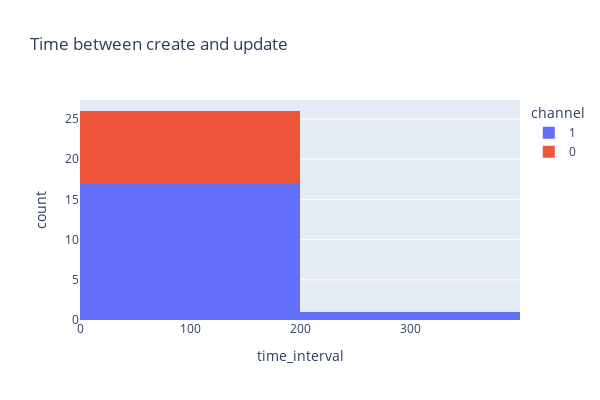

This figure's notebook cell:
### Code cell
fig = px.histogram(df, x="time_interval", color="channel", title="Time between create and update", width=600, height=400)
fig.show()

### Figure 1 — Plotly figure (JSON) as saved in the notebook; plotly's stock layout.template omitted (floating-point values rounded to 4 significant figures)
{"data": [{"alignmentgroup": "True", "bingroup": "x", "hovertemplate": "channel=1<br>time_interval=%{x}<br>count=%{y}<extra></extra>", "legendgroup": "1", "marker": {"color": "#636efa"}, "name": "1", "offsetgroup": "1", "orientation": "v", "showlegend": true, "type": "histogram", "x": [320, 0, 0, 0, 0, 0, 0, 0, 0, 0, 0, 0, 0, 0, 0, 0, 0, 0], "xaxis": "x", "yaxis": "y"}, {"alignmentgroup": "True", "bingroup": "x", "hovertemplate": "channel=0<br>time_interval=%{x}<br>count=%{y}<extra></extra>", "legendgroup": "0", "marker": {"color": "#EF553B"}, "name": "0", "offsetgroup": "0", "orientation": "v", "showlegend": true, "type": "histogram", "x": [0, 0, 0, 0, 0, 0, 0, 0, 0], "xaxis": "x", "yaxis": "y"}], "layout": {"barmode": "relative", "height": 400, "legend": {"title": {"text": "channel"}, "tracegroupgap": 0}, "title": {"text": "Time between create and update"}, "width": 600, "xaxis": {"anchor": "y", "domain": [0, 1], "title": {"text": "time_interval"}}, "yaxis": {"anchor": "x", "domain": [0, 1], "title": {"text": "count"}}}}
